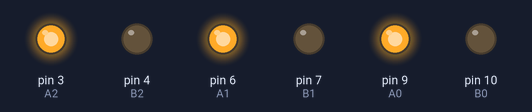
Simulated run of this sketch. Board: Arduino Uno, built with avr-gcc and run on an emulated ATmega328P. On the bench: output pins drawn as LEDs (lit = HIGH).

Above: at 0.1 s.
Timing chart, 0 to 1.6 s (numbered marks = the images above):
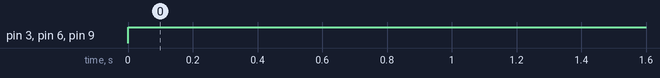

The sketch:

Adder_digsys.ino
```cpp
void setup() {
  pinMode(3,OUTPUT); //A2
  pinMode(4,OUTPUT); //B2

  pinMode(6,OUTPUT); //A1
  pinMode(7,OUTPUT); //B1

  pinMode(9,OUTPUT); //A0
  pinMode(10,OUTPUT); //B0
  Serial.begin(9600);
}

String bits = "HLLLHL  ";
char bitArr[5];
int num = 0;


void loop() {


digitalWrite(3,HIGH); //A0
digitalWrite(6,HIGH); //A1
digitalWrite(9,HIGH); //A2


digitalWrite(4,LOW); //B0
digitalWrite(7,LOW); //B1
digitalWrite(10,LOW); //B2
}
```

Measured:
- by itself, pin 3 (A2), pin 6 (A1), pin 9 (A0): LOW → HIGH at 0.00 s
